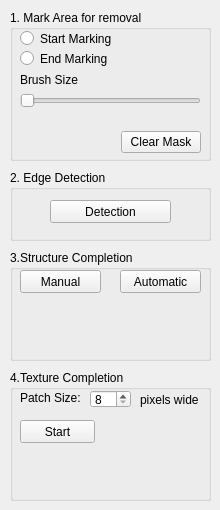
<ui version="4.0" >
 <class>SceneCompletionWidget</class>
 <widget class="QWidget" name="SceneCompletionWidget" >
  <property name="geometry" >
   <rect>
    <x>0</x>
    <y>0</y>
    <width>220</width>
    <height>510</height>
   </rect>
  </property>
  <property name="minimumSize" >
   <size>
    <width>220</width>
    <height>510</height>
   </size>
  </property>
  <property name="windowTitle" >
   <string>Form</string>
  </property>
  <widget class="QGroupBox" name="_maskGroupBox" >
   <property name="geometry" >
    <rect>
     <x>10</x>
     <y>10</y>
     <width>201</width>
     <height>151</height>
    </rect>
   </property>
   <property name="title" >
    <string>1. Mark Area for removal</string>
   </property>
   <widget class="QRadioButton" name="_startMarkRadioButton" >
    <property name="geometry" >
     <rect>
      <x>10</x>
      <y>20</y>
      <width>151</width>
      <height>17</height>
     </rect>
    </property>
    <property name="text" >
     <string>Start Marking</string>
    </property>
   </widget>
   <widget class="QRadioButton" name="_endMarkRadioButton" >
    <property name="geometry" >
     <rect>
      <x>10</x>
      <y>40</y>
      <width>151</width>
      <height>17</height>
     </rect>
    </property>
    <property name="text" >
     <string>End Marking</string>
    </property>
   </widget>
   <widget class="QSlider" name="_brushSizeHSlider" >
    <property name="geometry" >
     <rect>
      <x>10</x>
      <y>80</y>
      <width>181</width>
      <height>21</height>
     </rect>
    </property>
    <property name="minimumSize" >
     <size>
      <width>181</width>
      <height>21</height>
     </size>
    </property>
    <property name="minimum" >
     <number>1</number>
    </property>
    <property name="maximum" >
     <number>20</number>
    </property>
    <property name="orientation" >
     <enum>Qt::Horizontal</enum>
    </property>
   </widget>
   <widget class="QLabel" name="_brushSizeLabel" >
    <property name="geometry" >
     <rect>
      <x>10</x>
      <y>60</y>
      <width>71</width>
      <height>20</height>
     </rect>
    </property>
    <property name="text" >
     <string>Brush Size</string>
    </property>
   </widget>
   <widget class="QWidget" name="horizontalLayoutWidget" >
    <property name="geometry" >
     <rect>
      <x>10</x>
      <y>120</y>
      <width>181</width>
      <height>25</height>
     </rect>
    </property>
    <layout class="QHBoxLayout" name="_markGroupHLayout" >
     <item>
      <spacer name="_markGroupHSpacer" >
       <property name="orientation" >
        <enum>Qt::Horizontal</enum>
       </property>
       <property name="sizeHint" stdset="0" >
        <size>
         <width>40</width>
         <height>20</height>
        </size>
       </property>
      </spacer>
     </item>
     <item>
      <widget class="QPushButton" name="_clearMaskButton" >
       <property name="text" >
        <string>Clear Mask</string>
       </property>
      </widget>
     </item>
    </layout>
   </widget>
  </widget>
  <widget class="QGroupBox" name="_edgeGroupBox" >
   <property name="geometry" >
    <rect>
     <x>10</x>
     <y>170</y>
     <width>201</width>
     <height>71</height>
    </rect>
   </property>
   <property name="title" >
    <string>2. Edge Detection</string>
   </property>
   <widget class="QPushButton" name="_edgeDetecButton2" >
    <property name="geometry" >
     <rect>
      <x>40</x>
      <y>30</y>
      <width>121</width>
      <height>23</height>
     </rect>
    </property>
    <property name="text" >
     <string>Detection</string>
    </property>
   </widget>
  </widget>
  <widget class="QGroupBox" name="_structureGroupBox" >
   <property name="geometry" >
    <rect>
     <x>10</x>
     <y>250</y>
     <width>201</width>
     <height>111</height>
    </rect>
   </property>
   <property name="title" >
    <string>3.Structure Completion</string>
   </property>
   <widget class="QPushButton" name="_manualStructureCompletionButton" >
    <property name="geometry" >
     <rect>
      <x>10</x>
      <y>20</y>
      <width>81</width>
      <height>23</height>
     </rect>
    </property>
    <property name="text" >
     <string>Manual</string>
    </property>
   </widget>
   <widget class="QPushButton" name="_automaticStructureCompletionButton" >
    <property name="geometry" >
     <rect>
      <x>110</x>
      <y>20</y>
      <width>81</width>
      <height>23</height>
     </rect>
    </property>
    <property name="text" >
     <string>Automatic</string>
    </property>
   </widget>
  </widget>
  <widget class="QGroupBox" name="_textureGroupBox" >
   <property name="geometry" >
    <rect>
     <x>10</x>
     <y>370</y>
     <width>201</width>
     <height>131</height>
    </rect>
   </property>
   <property name="title" >
    <string>4.Texture Completion</string>
   </property>
   <widget class="QLabel" name="_patchSizeLabel" >
    <property name="geometry" >
     <rect>
      <x>10</x>
      <y>20</y>
      <width>71</width>
      <height>16</height>
     </rect>
    </property>
    <property name="text" >
     <string>Patch Size:</string>
    </property>
   </widget>
   <widget class="QSpinBox" name="_patchSizeSpinBox" >
    <property name="geometry" >
     <rect>
      <x>80</x>
      <y>20</y>
      <width>41</width>
      <height>18</height>
     </rect>
    </property>
    <property name="minimumSize" >
     <size>
      <width>41</width>
      <height>0</height>
     </size>
    </property>
    <property name="minimum" >
     <number>8</number>
    </property>
    <property name="maximum" >
     <number>21</number>
    </property>
   </widget>
   <widget class="QLabel" name="_patchSizeLabel2" >
    <property name="geometry" >
     <rect>
      <x>130</x>
      <y>20</y>
      <width>71</width>
      <height>20</height>
     </rect>
    </property>
    <property name="text" >
     <string>pixels wide</string>
    </property>
   </widget>
   <widget class="QPushButton" name="_startTextureCompletionButton" >
    <property name="geometry" >
     <rect>
      <x>10</x>
      <y>50</y>
      <width>75</width>
      <height>23</height>
     </rect>
    </property>
    <property name="text" >
     <string>Start</string>
    </property>
   </widget>
  </widget>
 </widget>
 <resources/>
 <connections/>
</ui>
